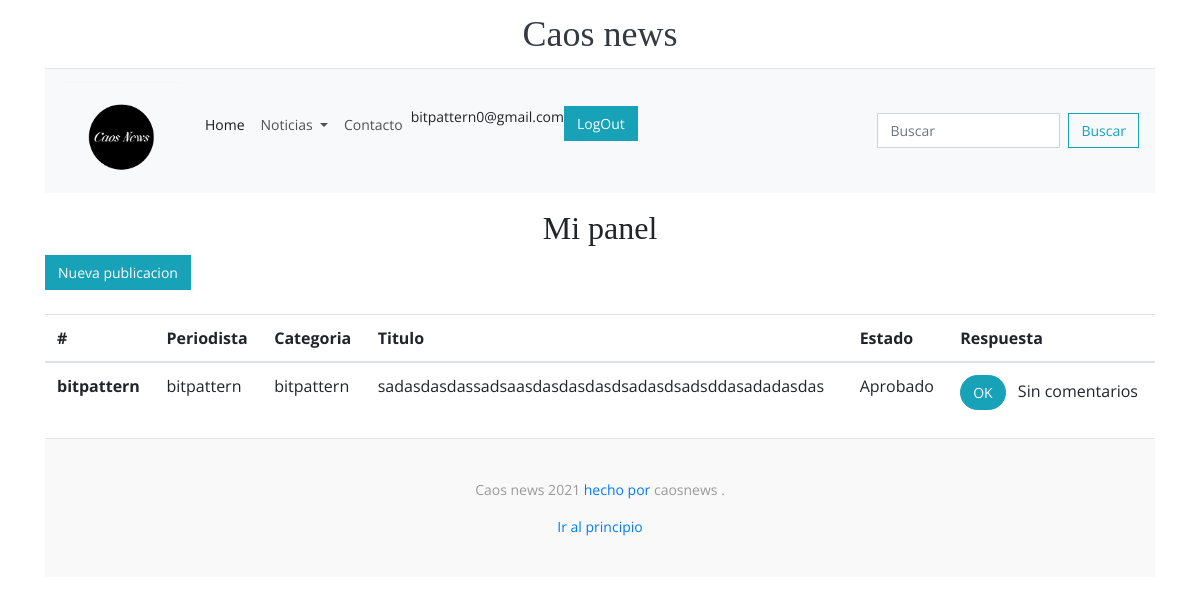
/periodista (signed in), run on an earlier commit of the app's database.
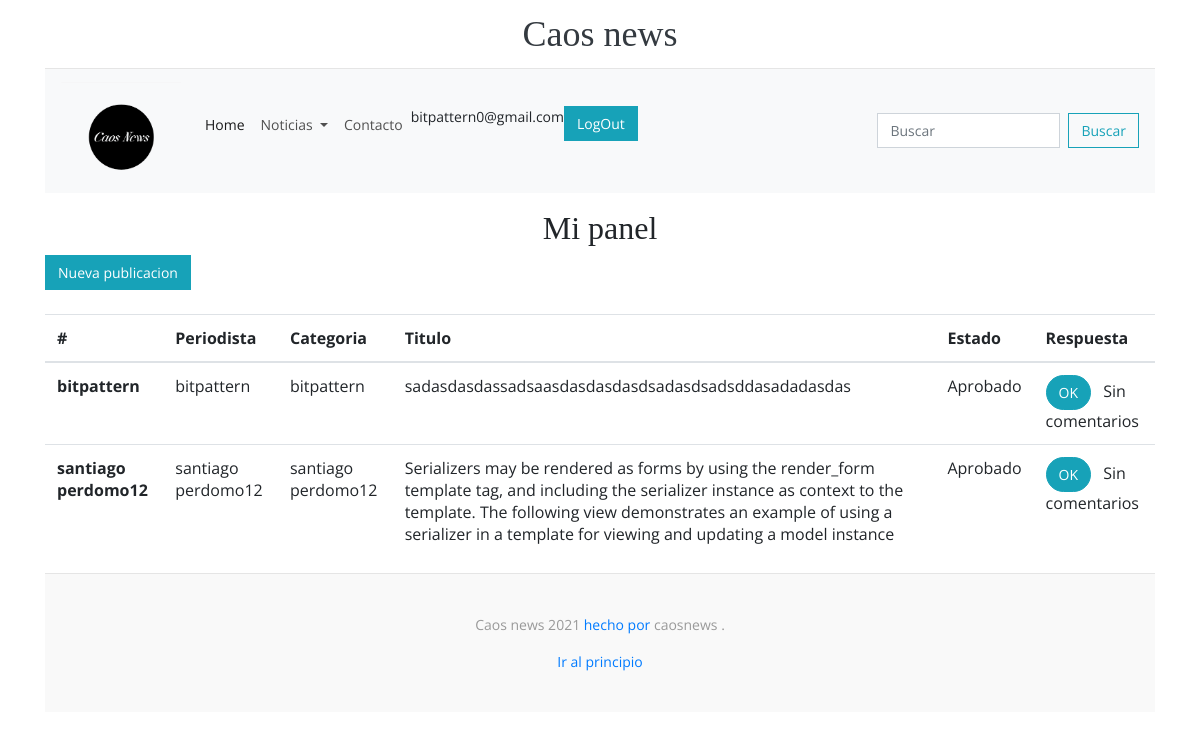
And on a later commit of the database.
### caos_news_web/models.py (models this page shows)
class New(models.Model):
    nombre = models.CharField(max_length=150 ,primary_key=True)
    noticia = models.TextField(default='email')
    email = models.CharField(max_length=50,default='email')
    documento = models.CharField(max_length=50,default='documento')
    pasaporte = models.CharField(max_length=50,default='pasaporte')
    telefono = models.CharField(max_length=50,default='telefono')
    ciudad = models.CharField(max_length=50,default='ciudad')

### caos_news_web/views.py (the view)
# urls.py: path('periodista', views.periodista, name='periodista'),
@login_required
def periodista(request):
    queryset = New.objects.all().filter(email=request.user)
    return render(request, 'periodista.html', {'news': queryset})

### caos_news_web/templates/periodista.html (shortened to what this page needs)
{% load static %}
<html lang="en">
  <head>
<link href="{% static 'assets/css/bootstrap.min.css'%}" rel="stylesheet">
<link href="{% static 'assets/css/carousel.css'%}" rel="stylesheet">
<link href="{% static 'assets/css/style.css'%}" rel="stylesheet">
<body>
    <div class="container">
      <header class="blog-header py-3">
        <div class="row flex-nowrap justify-content-between align-items-center">
          <div class="col-12 text-center">
            <a class="blog-header-logo text-dark" href="{% url 'home' %}">Caos news</a>
          </div>
        </div>
      </header>
      <nav class="navbar navbar-expand-lg navbar-light bg-light">
        <a class="navbar-brand" href="#">
        <img src="{% static 'assets/img/ico.png' %}" width="120">
        </a>
        <div class="collapse navbar-collapse" id="navbarSupportedContent">
            <ul class="navbar-nav mr-auto">
                <li class="nav-item active">
                  <a class="nav-link" href="#">Home <span class="sr-only">(current)</span></a>
                </li>
                <li class="nav-item dropdown">
                  <a class="nav-link dropdown-toggle" href="#" id="navbarDropdown" role="button" data-toggle="dropdown" aria-haspopup="true" aria-expanded="false">
                    Noticias
                  </a>
                </li>
                <li class="nav-item">
                    <a class="nav-link" href="{% url 'contacto'%}">Contacto</a>
                  </li>
                  <li class="nav-item">
                    {% if request.user.is_authenticated  %}
                    {{ request.user }}
              <li>
                <form action="{% url 'logoutv' %}" method="POST">
                  <input type="submit" class="btn btn-block btn-info" value="LogOut" />
                </form></li>
              {% else %}
              <li><a class="nav-link" href="{% url 'registro' %}">Registro</a></li>
              <a class="nav-link" href="{% url 'ingreso'%}">Ingresar ></a>
              {% endif %}
                  </li>
              </ul>
          <form class="form-inline my-2 my-lg-0">
            <input class="form-control mr-sm-2" type="search" placeholder="Buscar" aria-label="Search">
            <button class="btn btn-outline-info my-2 my-sm-0" type="submit">Buscar</button>
          </form>
        </div>
      </nav>
<div class="container">
  <h2 class="text-center mt-3" style="text-align: center;">Mi panel</h2>
<div class="row">
<a class="btn btn-info" role="button" href="{% url 'news' %}">Nueva publicacion</a>
  <table class="table mt-4">
    <thead>
      <tr>
        <th scope="col">#</th>
        <th scope="col">Periodista</th>
        <th scope="col">Categoria</th>
        <th scope="col">Titulo</th>
        <th scope="col">Estado</th>
        <th scope="col">Respuesta</th>
      </tr>
    </thead>
    <tbody>
      {% for new in news %}
    <tr>
      <th scope="row">{{ new.nombre }}</th>
      <td>{{ new.nombre }}</td>
      <td>{{ new.nombre }}</td>
      <td>{{ new.noticia }}</td>
      <td>Aprobado</td>
      <td><button class="btn btn-info mr-2" style="border-radius:50px !important;">OK</button>&nbsp;Sin comentarios</td>
    </tr>
    {% endfor %}
    </tbody>
  </table>
</div>
</div>
    <footer class="blog-footer">
      <p>Caos news 2021 <a href="https://getbootstrap.com/">hecho por</a> caosnews <a href="#"></a>.</p>
      <p>
        <a href="#">Ir al principio</a>
      </p>
    </footer>
  </body>
</html>

What changed in the data, as far as the page shows it:
added New: nombre "santiago perdomo12", noticia "Serializers may be rendered as forms by using the render_form template tag, and including the serializer instance as context to the template. The following view demonstrates an example of using a serializer in a template for viewing and updating a model instance"
